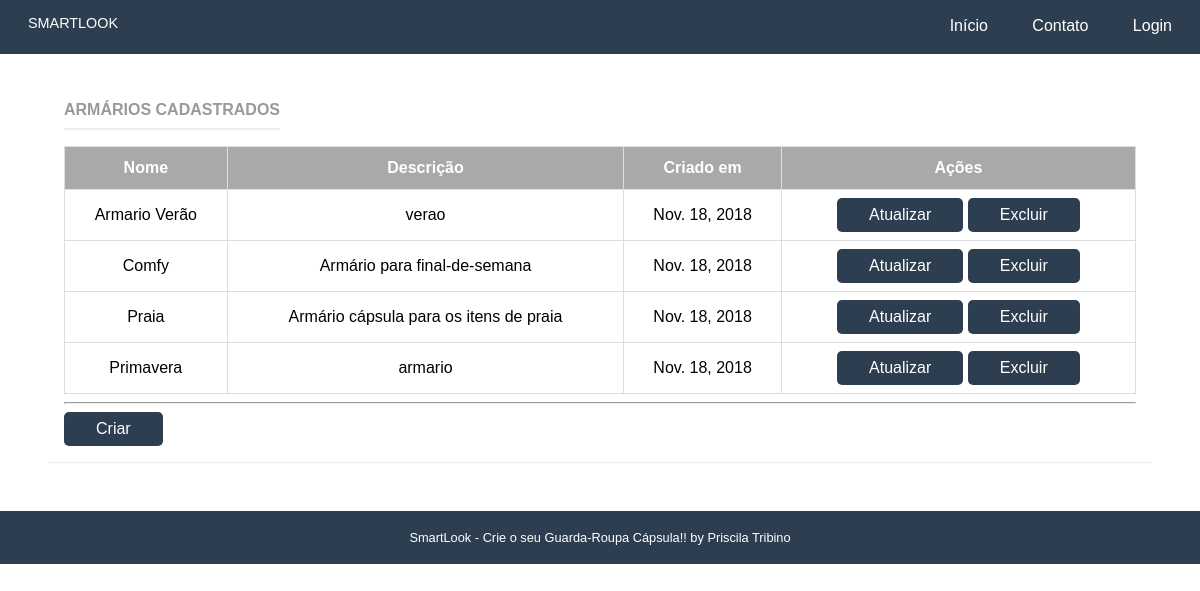
The app's page /armario/armarios/, older data.
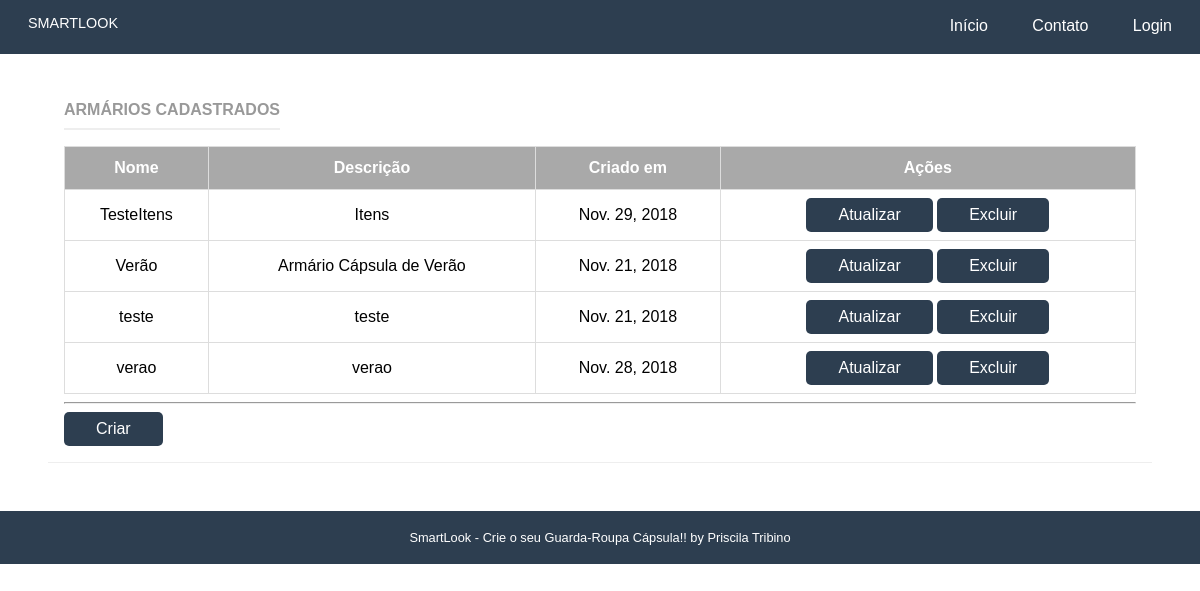
The same page, newer data.
### armario/models.py (models this page shows, shortened)
class Armario(models.Model):
    name = models.CharField('Nome', max_length=50, blank=False)
    slug = models.SlugField('Atalho')
    descricao = models.CharField('Descrição', max_length=100, blank=True)
    created_at = models.DateField('Criado em', auto_now_add=True)
    updated_at = models.DateField('Atualizado em', auto_now=True)
    user = models.ForeignKey(settings.AUTH_USER_MODEL, blank=False, on_delete=models.PROTECT, related_name='user')
    objetos = models.Manager()
    class Meta:
        verbose_name = 'Armário'
        verbose_name_plural = 'Armários'
        ordering = ['name']

### armario/views.py (the view)
# urls.py: path('armarios/', ArmarioListView.as_view(), name="lista_armarios"),
class ArmarioListView(ListView):
    template_name = "armario/lista.html"
    model = Armario
    fields = '__all__'
    context_object_name = "armario"

### armario/templates/armario/lista.html (shortened to what this page needs)
{% extends "base.html" %}
{% load static %}
{% load staticfiles %}
{% block content %}
<div class="pure-g-r content-ribbon">
    <div class="pure-u-1">
        <div class="l-box">
            <div class="card">
                <h4 class="content-subhead">Armários Cadastrados</h4>
                {% if armario|length > 0 %}
                <div style="overflow-x:auto;">
                    <table id="customers">
                        <tr>
                            <th>Nome</th>
                            <th class="th-sm">Descrição</th>
                            <th class="th-sm">Criado em</th>
                            <th class="th-sm">Ações</th>
                        </tr>
                        {% for armario in armario %}
                        <tr>
                            <td> {{ armario.name}}</td>
                            <td> {{ armario.descricao }}</td>
                            <td> {{ armario.created_at }}</td>
                            <td>
                                <a href="{% url 'armario:atualiza_armarios' pk=armario.id %}"
                                   class="pure-button primary-button">Atualizar </a>
                                <a href="{% url 'armario:deleta_armario' pk=armario.id %}"
                                   class="pure-button primary-button">Excluir</a>
                            </td>
                        </tr>
                        {% endfor %}
                    </table>
                </div>
                {% else %}
                <div class="content-subhead"></div>
                <br>
                <p class="content"><b>Nenhum Armário cadastrado.</b></p>
                <p class="content">Crie já o seu!! Se precisar de ajuda, fale com a <a href="#">Stella!</a></p>
            </div>
            {% endif %}
            <hr/>
            <div class="text-right">
                <a href="{% url 'armario:armario_cadastrar' %}" class="pure-button primary-button">Criar</a>
                <br>
            </div>
        </div>
    </div>
</div>
</div>
{% endblock %}

### core/templates/base.html (shortened to what this page needs)
{% load static %}
{% load staticfiles %}
<html lang="en">
<head>
    <link rel="stylesheet" href="{% static 'css/pure-min.css' %}">
    <link rel="stylesheet" href="{% static 'css/styles.css' %}" />
</head>
<body>
<div class="content">
    <div class="header">
        <div class="pure-menu pure-menu-open pure-menu-fixed pure-menu-horizontal">
            <a class="pure-menu-heading" href="{% url 'core:home'%}">SMARTLOOK</a>
            <ul>
                <li class="pure-menu-selected"><a href="{% url 'core:home' %}">Início</a></li>
                <li><a href="{% url 'core:contact' %}">Contato</a></li>
                {% if user.is_authenticated %}
                <li><a href="{% url 'accounts:dashboard' %}">Painel</a></li>
                <li><a href="{% url 'accounts:logout' %}">Sair</a></li>
                {% else %}
                <li><a href="{% url 'accounts:login' %}">Login</a></li>
                {% endif %}
            </ul>
        </div>
    </div>
    <div class="content">
    {% block content %}{% endblock %}
    <div class="footer">
        SmartLook - Crie o seu Guarda-Roupa Cápsula!! by Priscila Tribino
        </div>
    </div>
</div>
</body>
</html>

### core/static/css/pure-min.css (style rules this page uses)
html { font-size:100%;-ms-text-size-adjust:100%;-webkit-text-size-adjust:100% }
html,button,input,select,textarea { font-family:sans-serif }
body { margin:0 }
h4 { font-size:1em;margin:1.33em 0 }
hr { -moz-box-sizing:content-box;box-sizing:content-box;height:0 }
dl,menu,ol,ul { margin:1em 0 }
menu,ol,ul { padding:0 0 0 40px }
table { border-collapse:collapse;border-spacing:0 }
.pure-button { display:inline-block;*display:inline;zoom:1;line-height:normal;white-space:nowrap;vertical-align:baseline;text-align:center;cursor:pointer;-webkit-user-drag:none;-webkit-user-select:none;-moz-user-select:none;-ms-user-select:none;user-select:none }
.pure-button { font-size:100%;*font-size:90%;*overflow:visible;padding:.5em 1.5em;color:#444;color:rgba(0,0,0,.8);*color:#444;border:1px solid #999;border:0 rgba(0,0,0,0);background-color:#E6E6E6;text-decoration:none;border-radius:2px;-webkit-transition:.1s linear -webkit-box-shadow;-moz-transition:.1s linear -moz-box-shadow;-ms-transition:.1s linear box-shadow;-o-transition:.1s linear box-shadow;transition:.1s linear box-shadow }
.pure-u-1,.pure-u-1-2,.pure-u-1-3,.pure-u-2-3,.pure-u-1-4,.pure-u-3-4,.pure-u-1-5,.pure-u-2-5,.pure-u-3-5,.pure-u-4-5,.pure-u-1-6,.pure-u-5-6,.pure-u-1-8,.pure-u-3-8,.pure-u-5-8,.pure-u-7-8,.pure-u-1-12,.pure-u-5-12,.pure-u-7-12,.pure-u-11-12,.pure-u-1-24,.pure-u-5-24,.pure-u-7-24,.pure-u-11-24,.pure-u-13-24,.pure-u-17-24,.pure-u-19-24,.pure-u-23-24 { display:inline-block;*display:inline;zoom:1;letter-spacing:normal;word-spacing:normal;vertical-align:top;text-rendering:auto }
.pure-u-1 { width:100% }
.pure-g-r { letter-spacing:-.31em;*letter-spacing:normal;*word-spacing:-.43em;font-family:FreeSans,Arimo,"Droid Sans",Helvetica,Arial,sans-serif;display:-webkit-flex;-webkit-flex-flow:row wrap;display:-ms-flexbox;-ms-flex-flow:row wrap }
.pure-g-r [class *="pure-u"] { font-family:sans-serif }
.pure-menu ul { position:absolute;visibility:hidden }
.pure-menu.pure-menu-open { visibility:visible;z-index:2;width:100% }
.pure-menu ul { left:-10000px;list-style:none;margin:0;padding:0;top:-10000px;z-index:1 }
.pure-menu>ul { position:relative }
.pure-menu-open>ul { left:0;top:0;visibility:visible }
.pure-menu li { position:relative }
.pure-menu a,.pure-menu .pure-menu-heading { display:block;color:inherit;line-height:1.5em;padding:5px 20px;text-decoration:none;white-space:nowrap }
.pure-menu.pure-menu-horizontal>.pure-menu-heading { display:inline-block;*display:inline;zoom:1;margin:0;vertical-align:middle }
.pure-menu.pure-menu-horizontal>ul { display:inline-block;*display:inline;zoom:1;vertical-align:middle;height:2.4em }
.pure-menu li a { padding:5px 20px }
.pure-menu-fixed { position:fixed;top:0;left:0;width:100% }
.pure-menu-horizontal li { display:inline-block;*display:inline;zoom:1;vertical-align:middle }
.pure-menu.pure-menu-open,.pure-menu.pure-menu-horizontal li .pure-menu-children { background:#fff;border:1px solid #b7b7b7 }
.pure-menu.pure-menu-horizontal,.pure-menu.pure-menu-horizontal .pure-menu-heading { border:0 }
.pure-menu a { border:1px solid transparent;border-left:0;border-right:0 }
.pure-menu a,.pure-menu .pure-menu-can-have-children>li:after { color:#777 }
.pure-menu .pure-menu-heading { color:#565d64;text-transform:uppercase;font-size:90%;margin-top:.5em;border-bottom-width:1px;border-bottom-style:solid;border-bottom-color:#dfdfdf }
.pure-menu .pure-menu-selected a { color:#000 }
.pure-menu.pure-menu-open.pure-menu-fixed { border:0;border-bottom:1px solid #b7b7b7 }

Row changes from the older to the newer data that the page shows:
removed Armario: name "Armario Verão", descricao "verao", created_at "Nov. 18, 2018"
removed Armario: name "Comfy", descricao "Armário para final-de-semana", created_at "Nov. 18, 2018"
removed Armario: name "Praia", descricao "Armário cápsula para os itens de praia", created_at "Nov. 18, 2018"
removed Armario: name "Primavera", descricao "armario", created_at "Nov. 18, 2018"
added Armario: name "TesteItens", descricao "Itens", created_at "Nov. 29, 2018"
added Armario: name "Verão", descricao "Armário Cápsula de Verão", created_at "Nov. 21, 2018"
added Armario: name "teste", descricao "teste", created_at "Nov. 21, 2018"
added Armario: name "verao", descricao "verao", created_at "Nov. 28, 2018"
